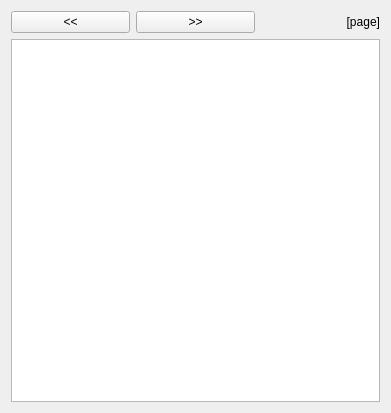
<?xml version="1.0" encoding="UTF-8"?>
<ui version="4.0">
 <class>StationsPage</class>
 <widget class="QWidget" name="StationsPage">
  <property name="geometry">
   <rect>
    <x>0</x>
    <y>0</y>
    <width>391</width>
    <height>413</height>
   </rect>
  </property>
  <property name="windowTitle">
   <string>Stations</string>
  </property>
  <layout class="QGridLayout" name="gridLayout">
   <item row="0" column="0">
    <widget class="QPushButton" name="pushButton">
     <property name="text">
      <string>&lt;&lt;</string>
     </property>
    </widget>
   </item>
   <item row="0" column="1">
    <widget class="QPushButton" name="pushButton_2">
     <property name="text">
      <string>&gt;&gt;</string>
     </property>
    </widget>
   </item>
   <item row="0" column="2">
    <widget class="QLabel" name="page">
     <property name="text">
      <string>[page]</string>
     </property>
     <property name="alignment">
      <set>Qt::AlignRight|Qt::AlignTrailing|Qt::AlignVCenter</set>
     </property>
    </widget>
   </item>
   <item row="1" column="0" colspan="3">
    <widget class="QListWidget" name="stations">
     <property name="contextMenuPolicy">
      <enum>Qt::ActionsContextMenu</enum>
     </property>
    </widget>
   </item>
  </layout>
 </widget>
 <resources/>
 <connections/>
</ui>
